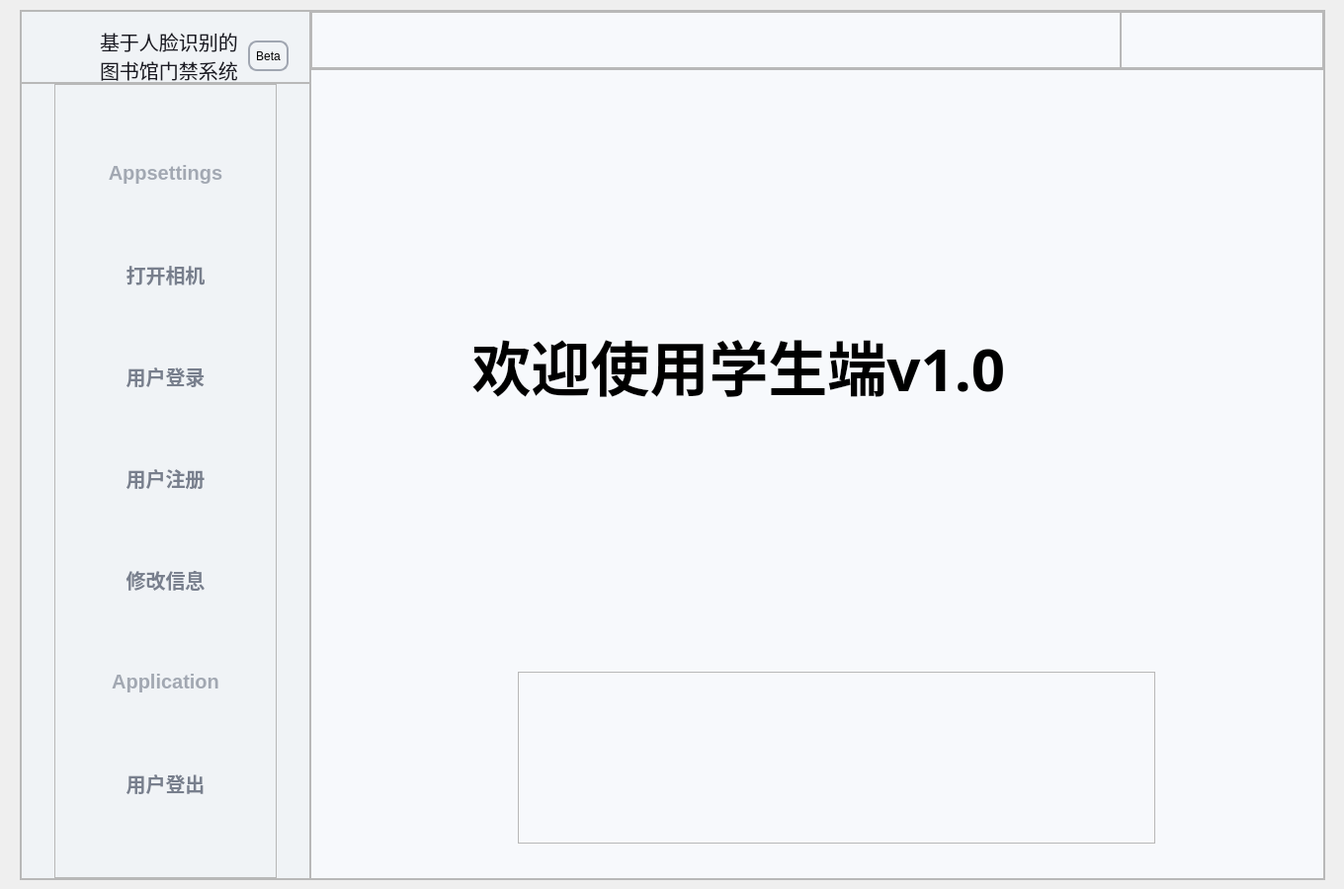
<?xml version="1.0" encoding="UTF-8"?>
<ui version="4.0">
 <class>MainWindow</class>
 <widget class="QMainWindow" name="MainWindow">
  <property name="geometry">
   <rect>
    <x>0</x>
    <y>0</y>
    <width>1360</width>
    <height>900</height>
   </rect>
  </property>
  <property name="windowTitle">
   <string>MainWindow</string>
  </property>
  <widget class="QWidget" name="main_widget">
   <property name="minimumSize">
    <size>
     <width>1300</width>
     <height>900</height>
    </size>
   </property>
   <widget class="QFrame" name="main_layout">
    <property name="geometry">
     <rect>
      <x>20</x>
      <y>10</y>
      <width>1321</width>
      <height>881</height>
     </rect>
    </property>
    <property name="minimumSize">
     <size>
      <width>1200</width>
      <height>800</height>
     </size>
    </property>
    <property name="cursor">
     <cursorShape>ArrowCursor</cursorShape>
    </property>
    <property name="autoFillBackground">
     <bool>false</bool>
    </property>
    <property name="frameShape">
     <enum>QFrame::StyledPanel</enum>
    </property>
    <property name="frameShadow">
     <enum>QFrame::Raised</enum>
    </property>
    <layout class="QHBoxLayout" name="horizontalLayout">
     <property name="spacing">
      <number>0</number>
     </property>
     <property name="leftMargin">
      <number>0</number>
     </property>
     <property name="topMargin">
      <number>0</number>
     </property>
     <property name="rightMargin">
      <number>0</number>
     </property>
     <property name="bottomMargin">
      <number>0</number>
     </property>
     <item>
      <widget class="QFrame" name="left_widget">
       <property name="sizePolicy">
        <sizepolicy hsizetype="Expanding" vsizetype="Expanding">
         <horstretch>2</horstretch>
         <verstretch>0</verstretch>
        </sizepolicy>
       </property>
       <property name="styleSheet">
        <string notr="true">#left_widget{
                background:#f0f3f6;
                border-top-left-radius:5px;
                border-bottom-left-radius:5px;}  </string>
       </property>
       <property name="frameShape">
        <enum>QFrame::StyledPanel</enum>
       </property>
       <property name="frameShadow">
        <enum>QFrame::Raised</enum>
       </property>
       <layout class="QVBoxLayout" name="verticalLayout_2">
        <property name="spacing">
         <number>0</number>
        </property>
        <property name="leftMargin">
         <number>0</number>
        </property>
        <property name="topMargin">
         <number>0</number>
        </property>
        <property name="rightMargin">
         <number>0</number>
        </property>
        <property name="bottomMargin">
         <number>0</number>
        </property>
        <item>
         <widget class="QFrame" name="left_top_frame">
          <property name="sizePolicy">
           <sizepolicy hsizetype="Preferred" vsizetype="Expanding">
            <horstretch>0</horstretch>
            <verstretch>1</verstretch>
           </sizepolicy>
          </property>
          <property name="frameShape">
           <enum>QFrame::StyledPanel</enum>
          </property>
          <property name="frameShadow">
           <enum>QFrame::Raised</enum>
          </property>
          <widget class="QLabel" name="name_label">
           <property name="geometry">
            <rect>
             <x>80</x>
             <y>20</y>
             <width>151</width>
             <height>51</height>
            </rect>
           </property>
           <property name="styleSheet">
            <string notr="true">color:#1a1a23;
                border:none;
                font-size:20px;
                font-family: Helvetica, 'Hiragino Sans GB', 'Microsoft Yahei', '微软雅黑', Arial, sans-serif;</string>
           </property>
           <property name="text">
            <string>基于人脸识别的
图书馆门禁系统</string>
           </property>
          </widget>
          <widget class="QLabel" name="label">
           <property name="geometry">
            <rect>
             <x>20</x>
             <y>20</y>
             <width>51</width>
             <height>51</height>
            </rect>
           </property>
           <property name="text">
            <string/>
           </property>
           <property name="pixmap">
            <pixmap>../images/logo.jpg</pixmap>
           </property>
           <property name="scaledContents">
            <bool>true</bool>
           </property>
          </widget>
          <widget class="QPushButton" name="pushButton">
           <property name="geometry">
            <rect>
             <x>230</x>
             <y>30</y>
             <width>41</width>
             <height>31</height>
            </rect>
           </property>
           <property name="styleSheet">
            <string notr="true">font-size:12px;
background-color: transparent;  
  
  border-radius: 9px; 
  border: 2px solid #a0a6b1;</string>
           </property>
           <property name="text">
            <string>Beta</string>
           </property>
          </widget>
         </widget>
        </item>
        <item>
         <widget class="QFrame" name="left_under_frame">
          <property name="sizePolicy">
           <sizepolicy hsizetype="Preferred" vsizetype="Expanding">
            <horstretch>0</horstretch>
            <verstretch>11</verstretch>
           </sizepolicy>
          </property>
          <property name="styleSheet">
           <string notr="true">QPushButton{
                border:none;
                color:#787f8d;
				width:200px;
                height:35px;

                font-size:20px;
                font-weight: 700;}
QPushButton:hover{
                border-radius:10px;
                background:#e4e8ec;}

</string>
          </property>
          <property name="frameShape">
           <enum>QFrame::StyledPanel</enum>
          </property>
          <property name="frameShadow">
           <enum>QFrame::Raised</enum>
          </property>
          <layout class="QVBoxLayout" name="verticalLayout">
           <property name="spacing">
            <number>0</number>
           </property>
           <property name="leftMargin">
            <number>33</number>
           </property>
           <property name="topMargin">
            <number>0</number>
           </property>
           <property name="rightMargin">
            <number>33</number>
           </property>
           <property name="bottomMargin">
            <number>0</number>
           </property>
           <item>
            <widget class="QFrame" name="frame_5">
             <property name="frameShape">
              <enum>QFrame::StyledPanel</enum>
             </property>
             <property name="frameShadow">
              <enum>QFrame::Raised</enum>
             </property>
             <layout class="QVBoxLayout" name="verticalLayout_4">
              <item>
               <widget class="QPushButton" name="left_label_1">
                <property name="enabled">
                 <bool>false</bool>
                </property>
                <property name="styleSheet">
                 <string notr="true">color:#a2a8b2;
                border:none;
                font-size:20px;
                font-weight:700;
                font-family: &quot;Helvetica Neue&quot;, Helvetica, Arial, sans-serif;</string>
                </property>
                <property name="text">
                 <string>Appsettings</string>
                </property>
               </widget>
              </item>
              <item>
               <widget class="QPushButton" name="camera_button">
                <property name="cursor">
                 <cursorShape>PointingHandCursor</cursorShape>
                </property>
                <property name="styleSheet">
                 <string notr="true">    width: 200px;</string>
                </property>
                <property name="text">
                 <string>打开相机</string>
                </property>
               </widget>
              </item>
              <item>
               <widget class="QPushButton" name="login_button">
                <property name="cursor">
                 <cursorShape>PointingHandCursor</cursorShape>
                </property>
                <property name="text">
                 <string>用户登录</string>
                </property>
               </widget>
              </item>
              <item>
               <widget class="QPushButton" name="register_button">
                <property name="cursor">
                 <cursorShape>PointingHandCursor</cursorShape>
                </property>
                <property name="text">
                 <string>用户注册</string>
                </property>
               </widget>
              </item>
              <item>
               <widget class="QPushButton" name="query_user_button">
                <property name="cursor">
                 <cursorShape>PointingHandCursor</cursorShape>
                </property>
                <property name="text">
                 <string>修改信息</string>
                </property>
               </widget>
              </item>
              <item>
               <widget class="QPushButton" name="left_label_2">
                <property name="enabled">
                 <bool>false</bool>
                </property>
                <property name="styleSheet">
                 <string notr="true">color:#a2a8b2;
                border:none;
                font-size:20px;
                font-weight:700;
                font-family: &quot;Helvetica Neue&quot;, Helvetica, Arial, sans-serif;</string>
                </property>
                <property name="text">
                 <string>Application</string>
                </property>
               </widget>
              </item>
              <item>
               <widget class="QPushButton" name="logout_button">
                <property name="cursor">
                 <cursorShape>PointingHandCursor</cursorShape>
                </property>
                <property name="text">
                 <string>用户登出</string>
                </property>
               </widget>
              </item>
             </layout>
            </widget>
           </item>
          </layout>
         </widget>
        </item>
       </layout>
      </widget>
     </item>
     <item>
      <widget class="QFrame" name="right_widget">
       <property name="sizePolicy">
        <sizepolicy hsizetype="Expanding" vsizetype="Expanding">
         <horstretch>7</horstretch>
         <verstretch>0</verstretch>
        </sizepolicy>
       </property>
       <property name="styleSheet">
        <string notr="true">#right_widget{
                background:#f7f9fc;
                border-top-right-radius:5px;
                border-bottom-right-radius:5px;}</string>
       </property>
       <property name="frameShape">
        <enum>QFrame::StyledPanel</enum>
       </property>
       <property name="frameShadow">
        <enum>QFrame::Raised</enum>
       </property>
       <layout class="QVBoxLayout" name="verticalLayout_3">
        <property name="spacing">
         <number>0</number>
        </property>
        <property name="leftMargin">
         <number>0</number>
        </property>
        <property name="topMargin">
         <number>0</number>
        </property>
        <property name="rightMargin">
         <number>0</number>
        </property>
        <property name="bottomMargin">
         <number>0</number>
        </property>
        <item>
         <widget class="QFrame" name="frame">
          <property name="sizePolicy">
           <sizepolicy hsizetype="Preferred" vsizetype="Expanding">
            <horstretch>0</horstretch>
            <verstretch>1</verstretch>
           </sizepolicy>
          </property>
          <property name="frameShape">
           <enum>QFrame::StyledPanel</enum>
          </property>
          <property name="frameShadow">
           <enum>QFrame::Raised</enum>
          </property>
          <layout class="QHBoxLayout" name="horizontalLayout_2">
           <property name="spacing">
            <number>0</number>
           </property>
           <property name="leftMargin">
            <number>0</number>
           </property>
           <property name="topMargin">
            <number>0</number>
           </property>
           <property name="rightMargin">
            <number>0</number>
           </property>
           <property name="bottomMargin">
            <number>0</number>
           </property>
           <item>
            <widget class="QFrame" name="frame_4">
             <property name="sizePolicy">
              <sizepolicy hsizetype="Expanding" vsizetype="Preferred">
               <horstretch>8</horstretch>
               <verstretch>0</verstretch>
              </sizepolicy>
             </property>
             <property name="minimumSize">
              <size>
               <width>0</width>
               <height>0</height>
              </size>
             </property>
             <property name="frameShape">
              <enum>QFrame::StyledPanel</enum>
             </property>
             <property name="frameShadow">
              <enum>QFrame::Raised</enum>
             </property>
            </widget>
           </item>
           <item>
            <widget class="QFrame" name="frame_3">
             <property name="sizePolicy">
              <sizepolicy hsizetype="Expanding" vsizetype="Preferred">
               <horstretch>2</horstretch>
               <verstretch>0</verstretch>
              </sizepolicy>
             </property>
             <property name="frameShape">
              <enum>QFrame::StyledPanel</enum>
             </property>
             <property name="frameShadow">
              <enum>QFrame::Raised</enum>
             </property>
             <widget class="QPushButton" name="minimize_button">
              <property name="geometry">
               <rect>
                <x>30</x>
                <y>10</y>
                <width>38</width>
                <height>38</height>
               </rect>
              </property>
              <property name="cursor">
               <cursorShape>PointingHandCursor</cursorShape>
              </property>
              <property name="styleSheet">
               <string notr="true">QPushButton{
                background-color: transparent; 
                border-radius:7px;}
</string>
              </property>
              <property name="text">
               <string/>
              </property>
             </widget>
             <widget class="QPushButton" name="other_button">
              <property name="geometry">
               <rect>
                <x>90</x>
                <y>10</y>
                <width>38</width>
                <height>38</height>
               </rect>
              </property>
              <property name="cursor">
               <cursorShape>PointingHandCursor</cursorShape>
              </property>
              <property name="styleSheet">
               <string notr="true">QPushButton{
                background-color: transparent; 
                border-radius:7px;}
</string>
              </property>
              <property name="text">
               <string/>
              </property>
             </widget>
             <widget class="QPushButton" name="close_button">
              <property name="geometry">
               <rect>
                <x>150</x>
                <y>10</y>
                <width>38</width>
                <height>38</height>
               </rect>
              </property>
              <property name="cursor">
               <cursorShape>PointingHandCursor</cursorShape>
              </property>
              <property name="styleSheet">
               <string notr="true">QPushButton{
                background-color: transparent; 
                border-radius:7px;}
</string>
              </property>
              <property name="text">
               <string/>
              </property>
             </widget>
            </widget>
           </item>
          </layout>
         </widget>
        </item>
        <item>
         <widget class="QFrame" name="right_frame">
          <property name="sizePolicy">
           <sizepolicy hsizetype="Preferred" vsizetype="Expanding">
            <horstretch>0</horstretch>
            <verstretch>14</verstretch>
           </sizepolicy>
          </property>
          <property name="frameShape">
           <enum>QFrame::StyledPanel</enum>
          </property>
          <property name="frameShadow">
           <enum>QFrame::Raised</enum>
          </property>
          <widget class="QLabel" name="camera_label">
           <property name="geometry">
            <rect>
             <x>70</x>
             <y>20</y>
             <width>900</width>
             <height>560</height>
            </rect>
           </property>
           <property name="minimumSize">
            <size>
             <width>900</width>
             <height>560</height>
            </size>
           </property>
           <property name="maximumSize">
            <size>
             <width>900</width>
             <height>560</height>
            </size>
           </property>
           <property name="styleSheet">
            <string notr="true">color:black;
font-size:60px;
font-weight:bold;
font-family:Roman times;
text-text-align: center;</string>
           </property>
           <property name="text">
            <string>      欢迎使用学生端v1.0</string>
           </property>
           <property name="scaledContents">
            <bool>false</bool>
           </property>
          </widget>
          <widget class="QFrame" name="frame_2">
           <property name="geometry">
            <rect>
             <x>210</x>
             <y>610</y>
             <width>645</width>
             <height>174</height>
            </rect>
           </property>
           <property name="frameShape">
            <enum>QFrame::StyledPanel</enum>
           </property>
           <property name="frameShadow">
            <enum>QFrame::Raised</enum>
           </property>
           <layout class="QHBoxLayout" name="horizontalLayout_3">
            <item>
             <widget class="QLabel" name="msg_label_tittle">
              <property name="minimumSize">
               <size>
                <width>150</width>
                <height>150</height>
               </size>
              </property>
              <property name="maximumSize">
               <size>
                <width>150</width>
                <height>150</height>
               </size>
              </property>
              <property name="text">
               <string/>
              </property>
             </widget>
            </item>
            <item>
             <widget class="QLabel" name="msg_label_a">
              <property name="minimumSize">
               <size>
                <width>150</width>
                <height>150</height>
               </size>
              </property>
              <property name="maximumSize">
               <size>
                <width>150</width>
                <height>150</height>
               </size>
              </property>
              <property name="text">
               <string/>
              </property>
             </widget>
            </item>
            <item>
             <widget class="QLabel" name="msg_label_b">
              <property name="minimumSize">
               <size>
                <width>150</width>
                <height>150</height>
               </size>
              </property>
              <property name="maximumSize">
               <size>
                <width>150</width>
                <height>150</height>
               </size>
              </property>
              <property name="text">
               <string/>
              </property>
             </widget>
            </item>
            <item>
             <widget class="QLabel" name="msg_label_c">
              <property name="minimumSize">
               <size>
                <width>150</width>
                <height>150</height>
               </size>
              </property>
              <property name="maximumSize">
               <size>
                <width>150</width>
                <height>150</height>
               </size>
              </property>
              <property name="text">
               <string/>
              </property>
             </widget>
            </item>
           </layout>
          </widget>
         </widget>
        </item>
       </layout>
      </widget>
     </item>
    </layout>
   </widget>
  </widget>
 </widget>
 <resources/>
 <connections/>
</ui>
